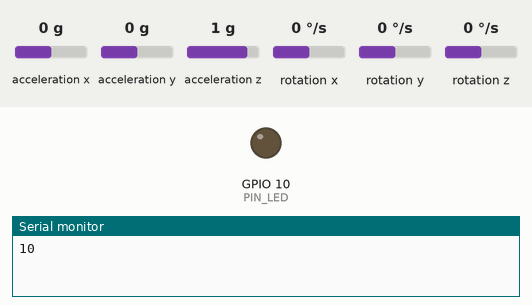
Recording of a program running on a simulated Seeed XIAO ESP32-C3. Shown: output pins drawn as LEDs (lit = HIGH), the last lines printed to the serial monitor. Inputs (shaded band) come from the test bench; at power-on: acceleration x 0 g, acceleration y 0 g, acceleration z 1 g, rotation x 0 °/s, rotation y 0 °/s, rotation z 0 °/s. WiFi joins after 1.5 s; servers stay silent unless stated; uploads are accepted with an empty reply; not simulated (calls return 0 or success): credentials.h.

Above: at 0.1 s.
At 9.1 s:
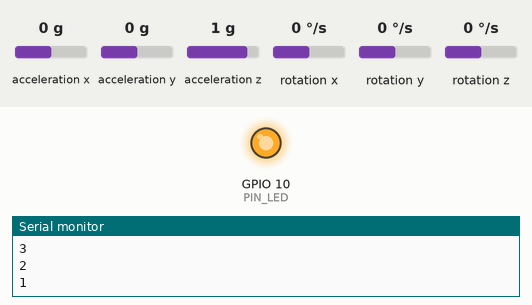
Timing chart, 0 to 10.6 s (numbered marks = the images above):
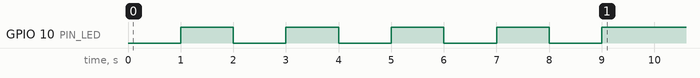

The program:

main.cpp
```cpp
/*


      ESP32C3 Wifi Influence Mine
      ===========================

      A SeedStudio Xiao ESP32C3 plus an LM303 magnetometer provide a
      battery powered wifi vehicle sensor with average current draw of around 1.5mA
      Hence a 32700 6000mA hour battery should last around 4000 hours, or c. 150 days

      Periodically recalibrates itself

      Requires a server endpoint that accepts its json message, and responds with updated parameters for its operation

    The client sends:
        {
          "type":"TRIGGER",
          "running_ms":2550589,
          "calibration":[-439,-616,0],
          "latest":[412,-106,-2],
          "variance":1363,
          "last_boot_reason":"Unknown%20reason",
          "freshly_booted":false,
          "last_tries_required":1,
          "rssi":-33
        }


      Typical server response:

        {
          "trigger_threshold":30,
          "recalibration_interval_ms":600000,
          "http_retries":3,
          "drift_recalibration_threshold":10,
          "wifi_connect_timeout_ms":45000,
          "max_sleep_interval_ms":10000,
          "recalibration_reading_count":40,
          "reboot_now_flag":0,
          "use_fake_sleep":1,
          "stay_connected":0
        }

      To do:


        Wiring
        ======

                         =====================
                        =| G20           G21 |=
                        =| G8             G7 |= LM303 SCL
                        =| G9             G6 |= LM303 SDA
                        =| G10            G5 |=
        LiFePo4 + LM303 =| 3v3            G4 |=
        LiFePo4 + LM303 =| Gnd  |=====|   G3 |=
                        =| 5V   | USB |   G2 |= LM303 DataReady
                         =====================


*/


#include <Arduino.h>


#include <WiFi.h>
#include <HTTPClient.h> // To fetch the time and alarm time as required


#include <AsyncTCP.h>
#include <ESPAsyncWebServer.h>
#include <ElegantOTA.h>


#include "credentials.h"

#include <ArduinoJson.h>

#include <UrlEncode.h>


// #include <AsyncTCP.h>

#include "esp_sleep.h"
#include "driver/gpio.h"

#define INTERRUPT_PIN 2

#define PIN_LED 10

#include <LSM303.h>
#include <Wire.h>

LSM303 compass;
char report[2000];

uint32_t next_calibration_due=millis();


bool led_state=false;


// #define ELEGANTOTA_USE_ASYNC_WEBSERVER 1

#define WIFI_AT_BOOT_TIMEOUT_MS 45000

#define OLD_READING_BUFFER_SIZE 16


// Settings from server (retrieved after first calibration)
uint16_t g_s_trigger_threshold=30;  // was g_threshold
uint32_t g_s_recalibration_interval_ms=600000; // was CALIBRATION_INTERVAL_MS
uint8_t g_s_http_retries=3;
uint8_t g_s_drift_recalibration_threshold=10;
uint32_t g_s_max_sleep_interval_ms=10000;
uint32_t g_s_wifi_connect_timeout_ms=45000; // was WIFI_AT_BOOT_TIMEOUT
uint32_t g_s_recalibration_reading_count=100;
bool g_s_reboot_flag=false;
bool g_s_use_fake_sleep=true; // Was
bool g_s_stay_connected=true;


bool g_server_running=false;


const char * hostname="Influence";
const char * influence_mine_server_url="http://192.168.1.125/wifi_influence?message=";

bool g_freshly_booted=true; // Will be reset after first successful send of a report
char g_last_boot_reason[200];
uint8_t g_last_tries_required=0;
int8_t g_current_rssi=0;


AsyncWebServer  server(80);


typedef struct Reading
{
  int16_t x;
  int16_t y;
  int16_t z;
} reading_t;


reading_t g_old_readings[OLD_READING_BUFFER_SIZE];
uint8_t g_next_old_reading=0;


reading_t mag_as_reading(LSM303::vector<int16_t> mag)
{
  reading_t res=Reading();
  res.x=mag.x;
  res.y=mag.y;
  res.z=mag.z;

  return res;

}


typedef struct Message
{
    char type[20];// BOOT, CALLIBRATION, TRIGGER
    uint32_t running_ms;
    reading_t calibration;
    reading_t latest;
    uint32_t variance;
    char last_boot_reason[200];
    bool freshly_booted;
    uint8_t last_tries_required;
    int8_t rssi;


} message_t;


StaticJsonDocument<1023> doc;

void get_json_message(char * buff, message_t message)
{
  // Result will be like:
  /*
  {"running_ms":12332,"calibration":[123,12,332],"latest":[122,24,300],"variance":50}
  */
  doc.clear();
  doc["type"]=message.type;
  doc["running_ms"]=message.running_ms;

  JsonArray calibration=doc.createNestedArray("calibration");
  calibration.add(message.calibration.x);
  calibration.add(message.calibration.y);
  calibration.add(message.calibration.z);

  JsonArray latest=doc.createNestedArray("latest");
  latest.add(message.latest.x);
  latest.add(message.latest.y);
  latest.add(message.latest.z);

  doc["variance"]=message.variance;

  doc["last_boot_reason"]=message.last_boot_reason;
  doc["freshly_booted"]=message.freshly_booted;
  doc["last_tries_required"]=message.last_tries_required;
  doc["rssi"]=message.rssi;

  serializeJson(doc,buff,1023);


}


reading_t g_mean_reading;

Reading get_mean_reading()
{
  // does calibration...
  Serial.println("recalibrating.....");
  int32_t xacc=0;
  int32_t yacc=0;
  int32_t zacc=0;

  for (uint16_t i=0;i<g_s_recalibration_reading_count;i++)
  {
    compass.read();
    xacc+=compass.m.x;
    yacc+=compass.m.y;
    zacc+=compass.m.z;
    Serial.print(i%10);

    delay(140); // Wait for new data
  }
  printf("\nRaw mag accum over %d readings  :  %d,%d,%d\n",g_s_recalibration_reading_count,xacc,yacc,zacc);
  Reading res;
  res.x=int(xacc/(int32_t)g_s_recalibration_reading_count);
  res.y=int(yacc/(int32_t)g_s_recalibration_reading_count);
  res.z=int(zacc/(int32_t)g_s_recalibration_reading_count);
  printf("Norm'd mag accum over             : %d,%d,%d\n",res.x,res.y,res.z);

  // Reset the global old reading buffer
  g_next_old_reading=0;
  for (uint8_t i=0;i<OLD_READING_BUFFER_SIZE;i++)
  {
    g_old_readings[i]=res;
  }

  return res;


}


reading_t get_old_reading_average()
{
  int32_t x=0;
  int32_t y=0;
  int32_t z=0;
  for (uint8_t i=0;i<OLD_READING_BUFFER_SIZE;i++)
  {
    x+=g_old_readings[i].x;
    y+=g_old_readings[i].y;
    z+=g_old_readings[i].z;
  }
  reading_t res=Reading();
  res.x=x/OLD_READING_BUFFER_SIZE;
  res.y=y/OLD_READING_BUFFER_SIZE;
  res.z=z/OLD_READING_BUFFER_SIZE;
  return res;
}

uint32_t calc_variance(LSM303::vector<int16_t> measured,reading_t baseline)
{
  uint32_t vx=abs(measured.x-baseline.x);
  uint32_t vy=abs(measured.y-baseline.y);
  uint32_t vz=abs(measured.z-baseline.z);
  return vx+vy+vz;
}


uint32_t calc_variance(reading_t measured, reading_t baseline)
{
  uint32_t vx=abs(measured.x-baseline.x);
  uint32_t vy=abs(measured.y-baseline.y);
  uint32_t vz=abs(measured.z-baseline.z);
  return vx+vy+vz;
}


void fake_sleep()
{
    // Just waits for 4 seconds or until pin changes
    Serial.print("Fake sleeping ......zzzzzz...");
    pinMode(INTERRUPT_PIN,INPUT_PULLUP);
    digitalWrite(PIN_LED,false);// LED OFF FOR DURATION
    uint16_t tries_left=2000;
    while (true)
    {
      if (tries_left==0)
      {
        Serial.println("Timed out waiting for 'interrupt'");
        return;
      }
      if (digitalRead(INTERRUPT_PIN)==0)
      {
        Serial.println("interrupt rx'd");
        return;
      }

    }
}

void sleep_now()
{

  //Serial.println("Going to sleep now");

  // pinMode(INTERRUPT_PIN, INPUT_PULLDOWN);
  // esp_deep_sleep_enable_gpio_wakeup(1 << INTERRUPT_PIN, ESP_GPIO_WAKEUP_GPIO_HIGH);
  pinMode(INTERRUPT_PIN, INPUT_PULLUP);
  esp_deep_sleep_enable_gpio_wakeup(1 << INTERRUPT_PIN, ESP_GPIO_WAKEUP_GPIO_LOW);

  gpio_set_direction((gpio_num_t)INTERRUPT_PIN, GPIO_MODE_INPUT);
  esp_sleep_enable_timer_wakeup(g_s_max_sleep_interval_ms);
  esp_light_sleep_start();

  //esp_deep_sleep_start();

  Serial.println("This will never be printed");
}


void signal_to_server_get_settings(const char * url)
{

  // Check the wifi is still up
  if (!WiFi.status()== WL_CONNECTED)
  {

    esp_restart(); // Actually maybe just sleep????
    return; // never happens but gotta keep the compiler happy
  }

  HTTPClient http;


  // char url[400];
  // strcpy(url,influence_mine_server_url);
  // strcat(url,wakeup_reason);

  uint8_t tries_left=g_s_http_retries;

  while (true)
  {
    Serial.println(url);

    // Your Domain name with URL path or IP address with path
    http.begin(url);

    int httpResponseCode = http.GET();

    String payload=String("0");

    if (httpResponseCode>0)
    {
          Serial.print("HTTP Response code: ");
          Serial.println(httpResponseCode);
          payload = http.getString();
          Serial.println(payload);

          // Parse payload into g_s_ parameters
          DynamicJsonDocument doc(1024);
          deserializeJson(doc, payload);
          g_s_trigger_threshold=30;  // was g_threshold
          g_s_recalibration_interval_ms=doc["recalibration_interval_ms"];
          g_s_http_retries=doc["http_retries"];
          g_s_drift_recalibration_threshold=doc["drift_recalibration_threshold"];
          g_s_max_sleep_interval_ms=doc["max_sleep_interval_ms"];
          g_s_wifi_connect_timeout_ms=doc["wifi_connect_timeout_ms"]; // was WIFI_AT_BOOT_TIMEOUT
          g_s_recalibration_reading_count=doc["recalibration_reading_count"];
          g_s_reboot_flag=doc["reboot_flag"]==1;
          g_s_use_fake_sleep=doc["use_fake_sleep"]==1;
          bool g_s_stay_connected_new=doc["stay_connected"]==1;
          if (g_s_stay_connected && !g_s_stay_connected_new)
          {
            // going offline, so shutdown the server stuff

            //ElegantOTA.end(); // No such function, hopefully it doesn't mind!
            server.end();
            g_server_running=false;
            Serial.println("Server shut down now!");
          }
          g_s_stay_connected=g_s_stay_connected_new;


          Serial.println("New settings:");
          Serial.printf("\ttrigger_threshold=%d\n",g_s_trigger_threshold);
          Serial.printf("\trecalibration_interval_ms=%d\n",g_s_recalibration_interval_ms);
          Serial.printf("\thttp_retries=%d\n",g_s_http_retries);
          Serial.printf("\tdrift_recalibration_threshold=%d\n",g_s_drift_recalibration_threshold);
          Serial.printf("\tmax_sleep_interval_ms=%d\n",g_s_max_sleep_interval_ms);
          Serial.printf("\twifi_connect_timeout_ms=%d\n",g_s_wifi_connect_timeout_ms);
          Serial.printf("\trecalibration_reading_count=%d\n",g_s_recalibration_reading_count);
          Serial.printf("\treboot_flag=%d\n",g_s_reboot_flag);
          Serial.printf("\tuse_fake_sleep=%d\n",g_s_use_fake_sleep);
          Serial.printf("\tstay_connected=%d\n",g_s_stay_connected);

          if (g_s_reboot_flag)
          {
            for (uint8_t i=10;i>0;i--)
            {
              Serial.printf("Going to reboot in %d seconds\n",i);
              delay(1000);
            }
            esp_restart();
          }
          http.end();
          g_freshly_booted=false; // reset the flag now we've send successfully to server once

          g_last_tries_required=g_s_http_retries-tries_left+1;
          g_current_rssi=WiFi.RSSI();
          return;


    } else {
          Serial.print("Error code: ");
          Serial.println(httpResponseCode);
          tries_left--;
          if (tries_left==0)
          {
            http.end();
            Serial.println("Given up on the http request");
            return;
          }
          g_last_tries_required=99; // Signal the previous message failed
    }
  }


}


void setup_server(void)
{
  if (!g_s_stay_connected)
  {
    Serial.println("Not running server as not permanently connected");
  }

  server.on("/",HTTP_GET, [](AsyncWebServerRequest *request) {
    request->send(200, "text/plain", "This is the dawn light controller.\n"
                        "\t* Use /get_mag to return the current magnetic field strength\n"
                        "\t* Use /reboot to reboot right away\n"
                        "\tUse /update to install new firmware remotely (creds wificlassic)\n");
  });

  server.on("/get_mag",HTTP_GET, [](AsyncWebServerRequest *request) {
        char response[300];
        compass.readMag();
        reading_t latest=mag_as_reading(compass.m);
        sprintf(response,"{\"x\":%d,\"y\":%d,\"z\":%d}",latest.x,latest.y,latest.z);
        request->send(200, "text/plain", response);
        Serial.println(response);
  });

  server.on("/reboot", HTTP_GET, [](AsyncWebServerRequest *request)
      {
        esp_restart();
      }
  );

  ElegantOTA.begin(&server);    // Start AsyncElegantOTA
  ElegantOTA.setAuth(ota_username,ota_password);
  server.begin();
  g_server_running=true;
  Serial.println("HTTP server started");

}


void connect_wifi()
{
  if (WiFi.status()== WL_CONNECTED)
  {
    Serial.println("Non need to connect wifi, already connected.");
    return;
  }

  WiFi.setHostname(hostname);

  /*

  ################################################################

      JUST FOR THE 1.0.0 ESP32C3 Mini Lolin boards due to RF error


  */
  //WiFi.setTxPower(WIFI_POWER_8_5dBm); // May be required to connect

   /*

  ################################################################


  */


  WiFi.mode(WIFI_STA);
  WiFi.setAutoReconnect(true);
  delay(200);
   /*

  ################################################################

      JUST FOR THE 1.0.0 ESP32C3 Mini Lolin boards due to RF error


  */
  // WiFi.setTxPower(WIFI_POWER_8_5dBm); // May be required to connect

   /*

  ################################################################


  */
  WiFi.begin(ssid, password);
  delay(200);
  Serial.printf("Connecting to: %s\n",ssid);
  Serial.println("");

  uint32_t wifi_timeout=millis()+g_s_wifi_connect_timeout_ms;

  // Wait for connection
  while (true)
  {
    if (WiFi.status() == WL_CONNECTED)
    {
      Serial.println("\nWifi now connected");
      break;
    }
    if (millis()>wifi_timeout)
    {
      Serial.println("Pointless message saying we are restarting to have another go at connecting");
      esp_restart();
    }

    delay(200);
    Serial.print(".");
  }


  Serial.println("");
  Serial.print("Connected to ");
  Serial.println(ssid);
  Serial.print("IP address: ");
  Serial.println(WiFi.localIP());

  if (g_s_stay_connected)
  {
    setup_server();
  }

  g_current_rssi=WiFi.RSSI();
  printf("Current RSSI %d\n",g_current_rssi);


}

void send_message_get_settings(const char * type,reading_t calib, reading_t latest, uint32_t variance)
{
      message_t mess=Message();
      mess.running_ms=millis();
      mess.variance=variance;
      mess.latest=latest;
      mess.calibration=calib;
      strcpy(mess.last_boot_reason,g_last_boot_reason);
      mess.freshly_booted=g_freshly_booted;
      mess.last_tries_required=g_last_tries_required;
      mess.rssi=g_current_rssi;
      strcpy(mess.type,type);

      get_json_message(report,mess);
      Serial.println(report);

      String message_url=String(influence_mine_server_url)+urlEncode(report);
      signal_to_server_get_settings(message_url.c_str());


      Serial.println("Fetched new settings");

}


void get_wakeup_reason(char * reason)
{
   esp_sleep_wakeup_cause_t wakeup_reason;

   wakeup_reason = esp_sleep_get_wakeup_cause();

  switch (wakeup_reason)
  {
      case ESP_SLEEP_WAKEUP_GPIO:    // 05 - this is used by ESP32-C3
        strcpy(reason,"Wakeup%20by%20GPIO");
        break;
      case ESP_SLEEP_WAKEUP_EXT0:
        strcpy(reason,"Wakeup%20caused%20by%20external%20signal%20using%20RTC_IO");
        break;
      case ESP_SLEEP_WAKEUP_EXT1:
        strcpy(reason,"Wakeup%20caused%20by%20external%20signal%20using%20RTC_CNTL");
        break;
      case ESP_SLEEP_WAKEUP_TIMER:
        strcpy(reason,"Wakeup%20caused%20by%20timer");
        break;
      case ESP_SLEEP_WAKEUP_TOUCHPAD:
        strcpy(reason,"Wakeup%20caused%20by%20touchpad");
        break;
      case ESP_SLEEP_WAKEUP_ULP:
        strcpy(reason,"Wakeup%20caused%20by%20ULP%20program");
        break;
      default:
        strcpy(reason,"Unknown%20reason");

        break;
     }
}

void startup_countdown(uint8_t seconds)
{

  for (uint8_t i=seconds;i>0;i--)
  {
    digitalWrite(PIN_LED,led_state);
    led_state=!led_state;
    Serial.println(i);
    delay(1000);
  }
}

void wifi_off()
{
  if (g_s_stay_connected)
  {
    Serial.println("Not switching off wifi as flag set to stay connected.");
    return;
  }
  if (g_server_running)
  {
    server.end();
    g_server_running=false;
  }
  WiFi.disconnect(true);
  WiFi.mode(WIFI_OFF);
}


void setup()
{
  Serial.begin(115200);

  pinMode(PIN_LED,OUTPUT);
  pinMode(INTERRUPT_PIN,INPUT);
  char reason[200];
  startup_countdown(10);
  get_wakeup_reason(g_last_boot_reason);
  // connect_wifi();
  // startup_countdown(2);
  //

  //signal_to_server(reason);
  // startup_countdown(10);

  //wifi_off();

  // sleep_now();
  Wire.begin();
  compass.init();
  compass.enableDefault();

  //mean_reading=get_mean_reading(100);

  //printf("mean reading: %d,%d,%d\n",mean_reading.x,mean_reading.y,mean_reading.z);


}


void loop()
{
  uint16_t cycle_count=0;
  while (true)
  {
    cycle_count++;
    // Consider recalibration (also repeated after each trigger)
    if (millis()>next_calibration_due)
    {
      g_mean_reading=get_mean_reading();
      next_calibration_due=millis()+g_s_recalibration_interval_ms;
      connect_wifi();


      send_message_get_settings("CALIBRATION_TIMED",g_mean_reading,g_mean_reading,0);
      wifi_off();

    }

    compass.readMag();

    reading_t latest=mag_as_reading(compass.m);

    if ((cycle_count & 0x0F)==0)
    {
      // Compare the old reading buffer with the last calibration, do we need to recalibrate?
      reading_t old_reading_ave=get_old_reading_average();
      uint32_t variance=calc_variance(old_reading_ave,g_mean_reading);
      Serial.printf("Recent readings c.f. to calibration variance: %d\n",variance);

      // put this reading in the buffer
      g_old_readings[g_next_old_reading]=latest;
      g_next_old_reading++;
      if (g_next_old_reading==OLD_READING_BUFFER_SIZE)
      {
        g_next_old_reading=0;
      }

      if (variance>g_s_drift_recalibration_threshold)
      {
        g_mean_reading=get_mean_reading();//Recalibrate
        connect_wifi();
        send_message_get_settings("CALIBRATION_DRIFTED",g_mean_reading,g_mean_reading,0);

        wifi_off();
      }


    }


      uint32_t var=calc_variance(compass.m,g_mean_reading);

      if (var>g_s_trigger_threshold)
      {
        connect_wifi();
        send_message_get_settings("TRIGGER", \
                                          g_mean_reading,\
                                          mag_as_reading(compass.m), \
                                          var);
        wifi_off();
        // Recalibrate after each send
        g_mean_reading=get_mean_reading();

      }


      //snprintf(report, sizeof(report), "%d,%d,%d,,%d",
      //compass.m.x, compass.m.y, compass.m.z,var);
      //Serial.println(report);


      // Serial.println(report);
      //
      // signal_to_server(report);
      //


      //printf("Considering using fake sleep: %d\n",g_s_use_fake_sleep);
      if (g_s_use_fake_sleep)
      {
        //Serial.print("fake...");
        fake_sleep();
      } else {
        //Serial.print("real...");
        sleep_now();
      }
      //


  }


}


  //signal_to_server();
```
